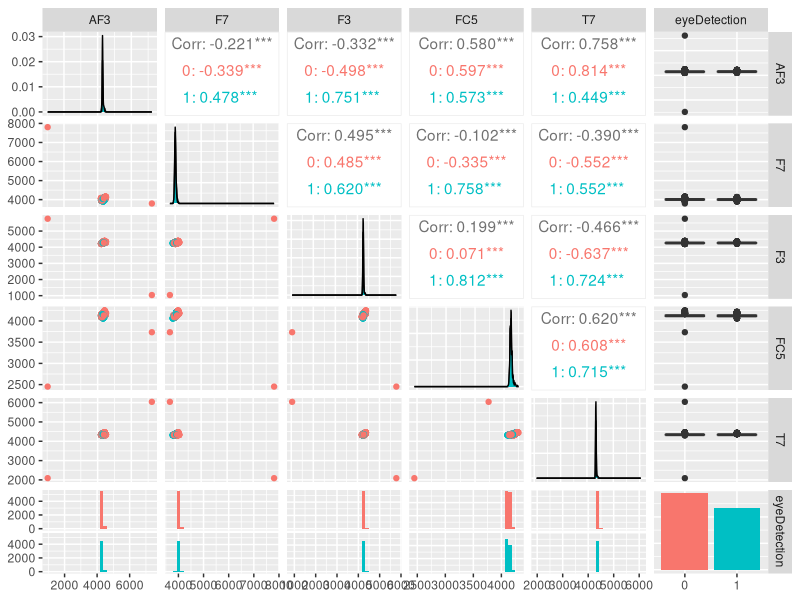

R code for this plot: (Note: a time limit stopped this script after it produced the figure.)
## ---- chunk 1
library(knitr)
library(ggplot2)
library(e1071)
library(GGally)
## ---- chunk 2
# Load training and test data
train_data <- read.csv("train.csv")
test_data <- read.csv("test.csv")  # No eyeDetection column

# Convert eyeDetection to a factor
train_data$eyeDetection <- as.factor(train_data$eyeDetection)

# Check data structure
str(train_data)

## ---- chunk 3
# Pairwise plot of first few features
ggpairs(train_data[, c(1:5, 15)], aes(color = eyeDetection))

# Correlation between first two electrodes
cor(train_data$AF3, train_data$F7)

## ---- chunk 4
# Scale features
set.seed(123)
train_scaled <- scale(train_data[, -15])
test_scaled <- scale(test_data, center = attr(train_scaled, "scaled:center"), 
                     scale = attr(train_scaled, "scaled:scale"))

# Add eyeDetection back to the scaled training data
train_scaled <- data.frame(train_scaled)
train_scaled$eyeDetection <- train_data$eyeDetection

# Split training data into train (80%) and validation (20%)
n <- nrow(train_scaled)
train_idx <- sample(1:n, 0.8 * n)
train_set <- train_scaled[train_idx, ]
val_set <- train_scaled[-train_idx, ]

## ---- chunk 5
# Tune SVM with radial kernel
set.seed(123)
svm_tune <- tune(svm,
                 eyeDetection ~ .,
                 data = train_set,
                 kernel = "radial",
                 ranges = list(cost = c(1, 10), gamma = c(0.1, 1)),
                 tunecontrol = tune.control(cross = 5))

# Best model summary
summary(svm_tune)

## ---- chunk 6
# Predict on validation set
val_predictions <- predict(svm_tune$best.model, val_set[, -15])

# Confusion matrix
val_conf_matrix <- table(True = val_set$eyeDetection, Predicted = val_predictions)
val_conf_matrix

# Error rate
val_error_rate <- mean(val_predictions != val_set$eyeDetection)
val_error_rate

## ---- chunk 7
# Predict on the test set (no labels available for error computation)
test_predictions <- predict(svm_tune$best.model, test_scaled)

# Bar plot of predicted classes
library(ggplot2)
ggplot(data.frame(Predictions = test_predictions), aes(x = Predictions)) +
  geom_bar(fill = "blue") +
  labs(title = "Distribution of Predicted Classes", x = "Predicted Class", y = "Count")


## ---- chunk 8
# Visualize decision boundary using PCA
pca_result <- prcomp(train_scaled[, -15])
pca_train <- data.frame(pca_result$x, eyeDetection = train_scaled$eyeDetection)
ggplot(pca_train, aes(x = PC1, y = PC2, color = eyeDetection)) +
  geom_point() +
  labs(title = "PCA Projection of Training Data", x = "Principal Component 1", 
       y = "Principal Component 2")
